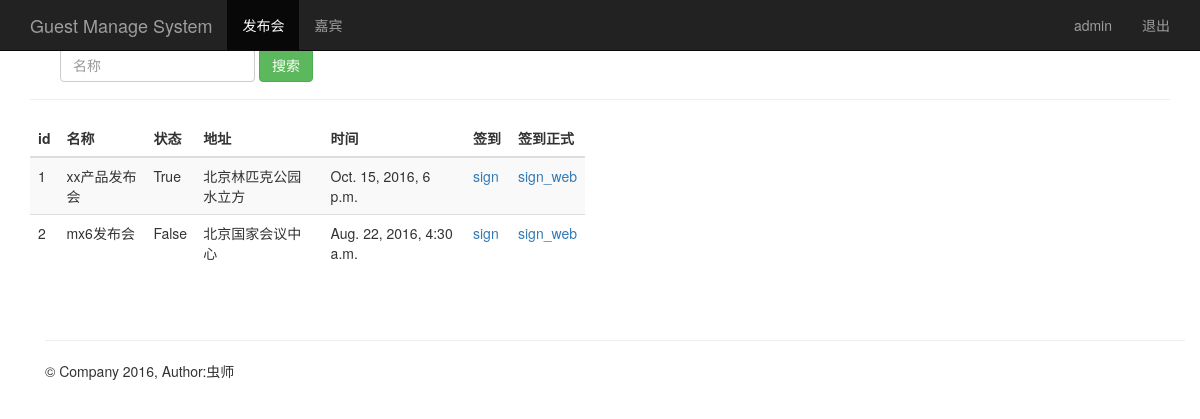
The page /event_manage/ (signed in) on the database as committed earlier.
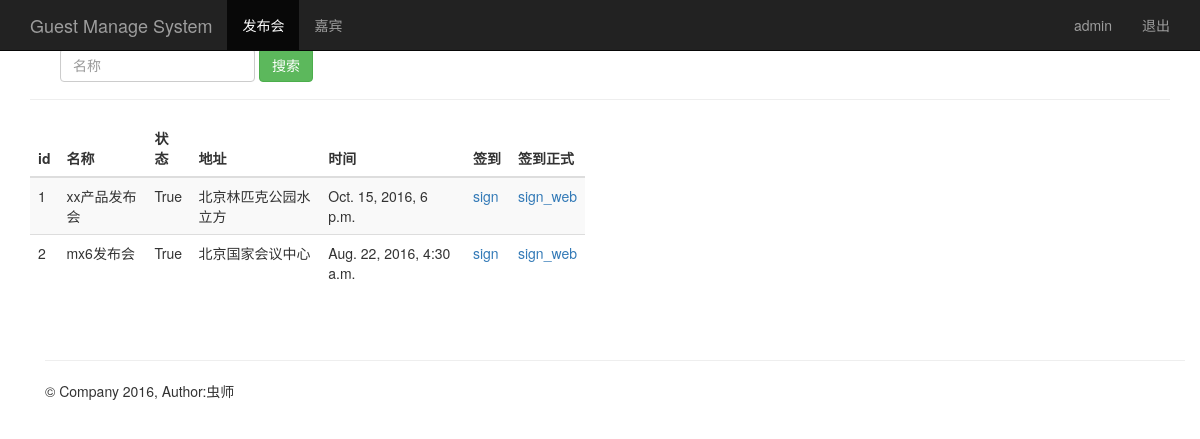
The same page on the database as committed later.
### sign/models.py (models this page shows, shortened)
class Event(models.Model):
    name = models.CharField(max_length=100)            # 发布会标题
    limit = models.IntegerField()                      # 限制人数
    status = models.BooleanField()                     # 状态
    address = models.CharField(max_length=200)         # 地址
    start_time = models.DateTimeField('events time')   # 发布会时间
    create_time = models.DateTimeField(auto_now=True)  # 创建时间（自动获取当前时间）

### sign/views.py (the view)
# urls.py: url(r'^event_manage/$', views.event_manage),
@login_required
def event_manage(request):
    event_list = Event.objects.all()
    username = request.session.get('username', '')
    return render(request, "event_manage.html", {"user": username,"events":event_list})

### sign/templates/event_manage.html
{% extends "base.html" %}
{% block content %}
    <nav class="navbar navbar-inverse navbar-fixed-top">
      <div class="container">
        <div class="navbar-header">
          <a class="navbar-brand" href="/event_manage/">Guest Manage System</a>
        </div>
        <div id="navbar" class="collapse navbar-collapse">
          <ul class="nav navbar-nav">
            <li class="active"><a href="#">发布会</a></li>
            <li><a href="/guest_manage/">嘉宾</a></li>
          </ul>
          <ul class="nav navbar-nav navbar-right">
           <li><a href="#">{{user}}</a></li>
           <li><a href="/logout/">退出</a></li>
         </ul>
        </div>
      </div>
    </nav>
    <div class="container theme-showcase" role="main">
      <div class="page-header">
        <div id="navbar" class="navbar-collapse collapse">
          <form class="navbar-form" method="get" action="/sreach_name/">
            <div class="form-group">
              <input name="name" type="text" placeholder="名称" class="form-control">
            </div>
            <button type="submit" class="btn btn-success">搜索</button>
          </form>
        </div>
      </div>
      <div class="row">
        <div class="col-md-6">
          <table class="table table-striped">
            <thead>
              <tr>
                <th>id</th>
                <th>名称</th>
                <th>状态</th>
                <th>地址</th>
                <th>时间</th>
                <th style="width: 45px;">签到</th>
                <th>签到正式</th>
              </tr>
            </thead>
            <tbody>
              {% for event in events %}
                <tr>
                  <td>{{ event.id }}</td>
                  <td>{{ event.name }}</td>
                  <td>{{ event.status }}</td>
                  <td>{{ event.address }}</td>
                  <td>{{ event.start_time }}</td>
                  <td><a href="/sign_index/{{ event.id }}/"  target="{{ event.id }}_black">sign</a></td>
                  <td><a href="/sign_index2/{{ event.id }}/"  target="{{ event.id }}_black">sign_web</a></td>
                </tr>
             {% endfor %}
            </tbody>
          </table>
        </div>
      </div>
{% endblock %}

Rows that differ between the two databases and show on the page:
changed Event "mx6发布会": status "False" → "True"
